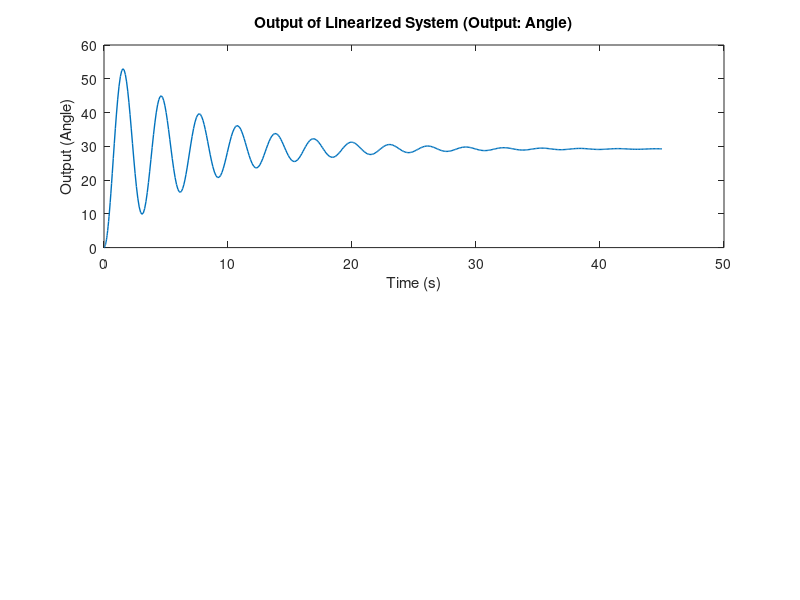

Reproduce this figure in MATLAB. (Note: this script raises an error after producing the figure.)
function computeAndPlotOutput
    % Parameters
    c = 0.5;   % Damping coefficient
    m = 0.8;   % Mass
    g = 9.81;  % Gravitational acceleration
    dc = 1;    % Distance from pivot to center of mass
    d1 = 2;    % Distance from pivot to thrust point
    m_motor = 0.2; % Mass of motor
    J = 1/3*(m*d1^2) + m_motor*d1^2; % Moment of inertia

    % Define the linearized system matrices A and B
    A = [0, 1; (-m*g*dc)/J, -c/J];
    B = [0; d1/J];

    % Output matrix C
    C = [1, 0];

    % D matrix
    D = 0;

    % Set initial conditions in degrees
    initial_theta = 0;         % Initial angle (in degrees)
    initial_theta_dot = 0;     % Initial angular velocity

    initial_conditions = [deg2rad(initial_theta); deg2rad(initial_theta_dot)];

    % Time span for simulation
    tspan = [0 45];

    % Input function (thrust torque)
    u = @(t) 1 * d1;

    % Simulate the linearized system
    [t, x] = ode45(@(t, x) linearPendulumODE(t, x, A, B, u), tspan, initial_conditions);
    x(:,1) = rad2deg(x(:,1));

    % Compute the output y = Cx + Du
    y = (C * x' + D * u(t)').';

    % Display eigenvalues of A
    disp("Eigenvalues of A:");
    disp(eig(A));

    % Check if the controllability matrix has full rank
    disp("Check if rank Ctrb(A,B) has full rank: ");
    CtrbMatrice = ctrb(A,B);
    disp(rank(CtrbMatrice));

    % Plot the output of the linearized system
    figure;
    subplot(2,1,1);
    plot(t, y, 'LineWidth', 1);
    title('Output of Linearized System (Output: Angle)');
    xlabel('Time (s)');
    ylabel('Output (Angle)');

    % LQR Control Design
    Q = [10, 0; 0, 1];  % State cost weights
    R = 1;              % Control cost weight
    K = lqr(A, B, Q, R);% Compute LQR gain matrix

    % Display LQR gain matrix
    disp("LQR Gain K: ");
    disp(K);

    % Define reference state (30 degrees, 0 angular velocity)
    ref_theta = deg2rad(30);    % Reference angle (in radians)
    ref_theta_dot = 0;           % Reference angular velocity

    % State feedback control law with reference state
    Ac = A - B * K;
    Bc = B;
    Cc = C;
    Dc = D;

    % Simulate the LQR-controlled system with reference state
    [t_lqr, x_lqr] = ode45(@(t, x) LQRlinearPendulumODE(t, x, Ac, Bc, u, ref_theta), tspan, initial_conditions);
    x_lqr(:,1) = rad2deg(x_lqr(:,1));

    % Compute the output for the LQR-controlled system
    y_lqr = (Cc * x_lqr' + Dc * u(t_lqr)').';

    % Plot the LQR-controlled output
    subplot(2,1,2);
    plot(t_lqr, y_lqr, 'LineWidth', 1);
    title('Output of LQR-controlled System (Output: Angle)');
    xlabel('Time (s)');
    ylabel('Output (Angle)');
end

function dxdt = linearPendulumODE(t, x, A, B, u)
    % Linearized ODE function for the pendulum with thrust
    dxdt = A * x + B * u(t);
end

function dxdt = LQRlinearPendulumODE(t, x, Ac, Bc, u, ref_theta)
    % Linearized ODE function for the pendulum with LQR control
    % Compute control input based on the error between current state and reference state
    error = ref_theta - x(1);  % Error in angle
    u_control = -Ac(2, :) * x + Bc * u(t) - Ac(2, 1) * ref_theta; % Control law
    dxdt = Ac * x + Bc * u_control;
end
